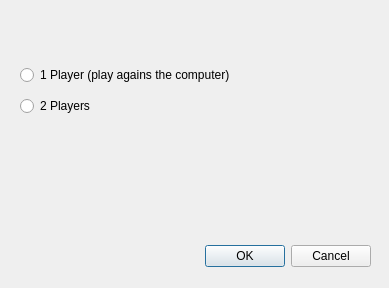
<?xml version="1.0" encoding="UTF-8"?>
<ui version="4.0">
 <class>PlayersDialog</class>
 <widget class="QDialog" name="PlayersDialog">
  <property name="geometry">
   <rect>
    <x>0</x>
    <y>0</y>
    <width>389</width>
    <height>288</height>
   </rect>
  </property>
  <property name="windowTitle">
   <string>Dialog</string>
  </property>
  <widget class="QDialogButtonBox" name="buttonBox">
   <property name="geometry">
    <rect>
     <x>30</x>
     <y>240</y>
     <width>341</width>
     <height>32</height>
    </rect>
   </property>
   <property name="orientation">
    <enum>Qt::Horizontal</enum>
   </property>
   <property name="standardButtons">
    <set>QDialogButtonBox::Cancel|QDialogButtonBox::Ok</set>
   </property>
  </widget>
  <widget class="QWidget" name="">
   <property name="geometry">
    <rect>
     <x>20</x>
     <y>60</y>
     <width>317</width>
     <height>61</height>
    </rect>
   </property>
   <layout class="QVBoxLayout" name="verticalLayout">
    <item>
     <widget class="QRadioButton" name="onePlayerButton">
      <property name="text">
       <string>1 Player (play agains the computer)</string>
      </property>
     </widget>
    </item>
    <item>
     <widget class="QRadioButton" name="twoPlayersButton">
      <property name="text">
       <string>2 Players</string>
      </property>
     </widget>
    </item>
   </layout>
  </widget>
 </widget>
 <resources/>
 <connections>
  <connection>
   <sender>buttonBox</sender>
   <signal>accepted()</signal>
   <receiver>PlayersDialog</receiver>
   <slot>accept()</slot>
   <hints>
    <hint type="sourcelabel">
     <x>248</x>
     <y>254</y>
    </hint>
    <hint type="destinationlabel">
     <x>157</x>
     <y>274</y>
    </hint>
   </hints>
  </connection>
  <connection>
   <sender>buttonBox</sender>
   <signal>rejected()</signal>
   <receiver>PlayersDialog</receiver>
   <slot>reject()</slot>
   <hints>
    <hint type="sourcelabel">
     <x>316</x>
     <y>260</y>
    </hint>
    <hint type="destinationlabel">
     <x>286</x>
     <y>274</y>
    </hint>
   </hints>
  </connection>
 </connections>
</ui>
